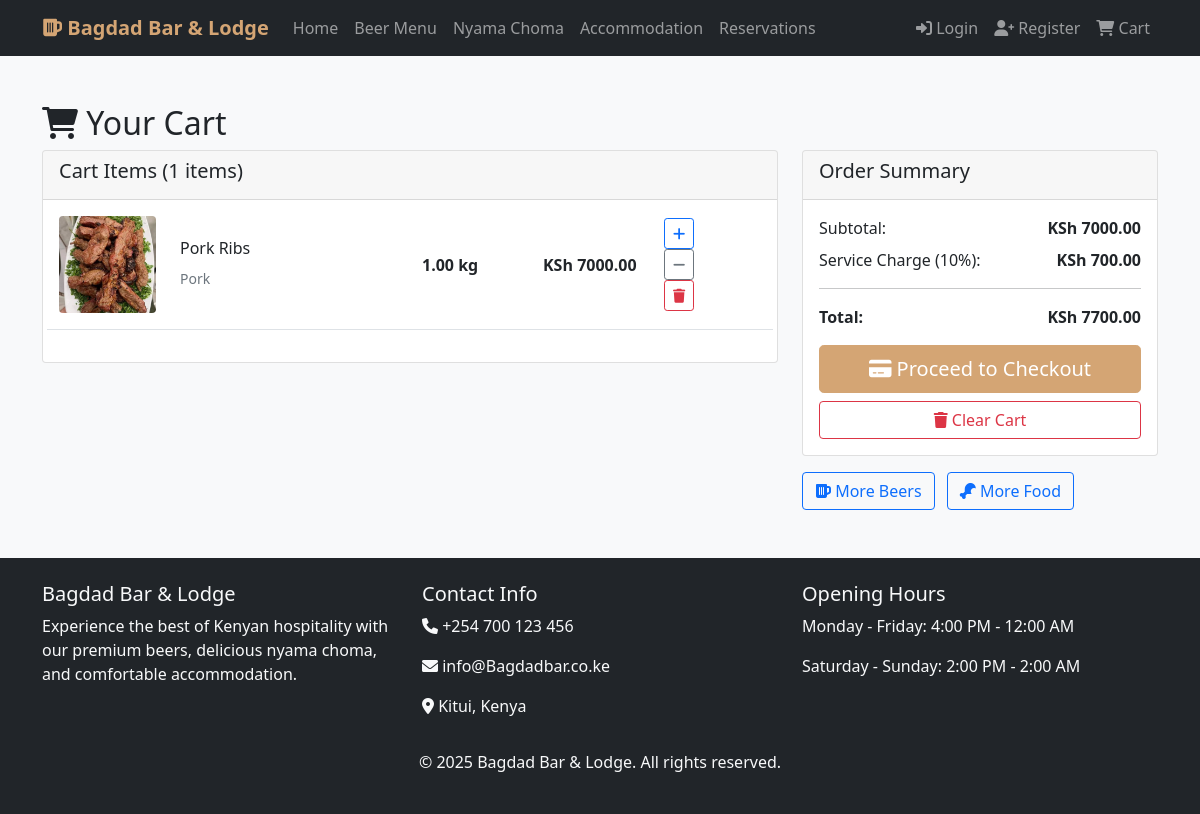
Before: /orders/cart/ with the older database file.
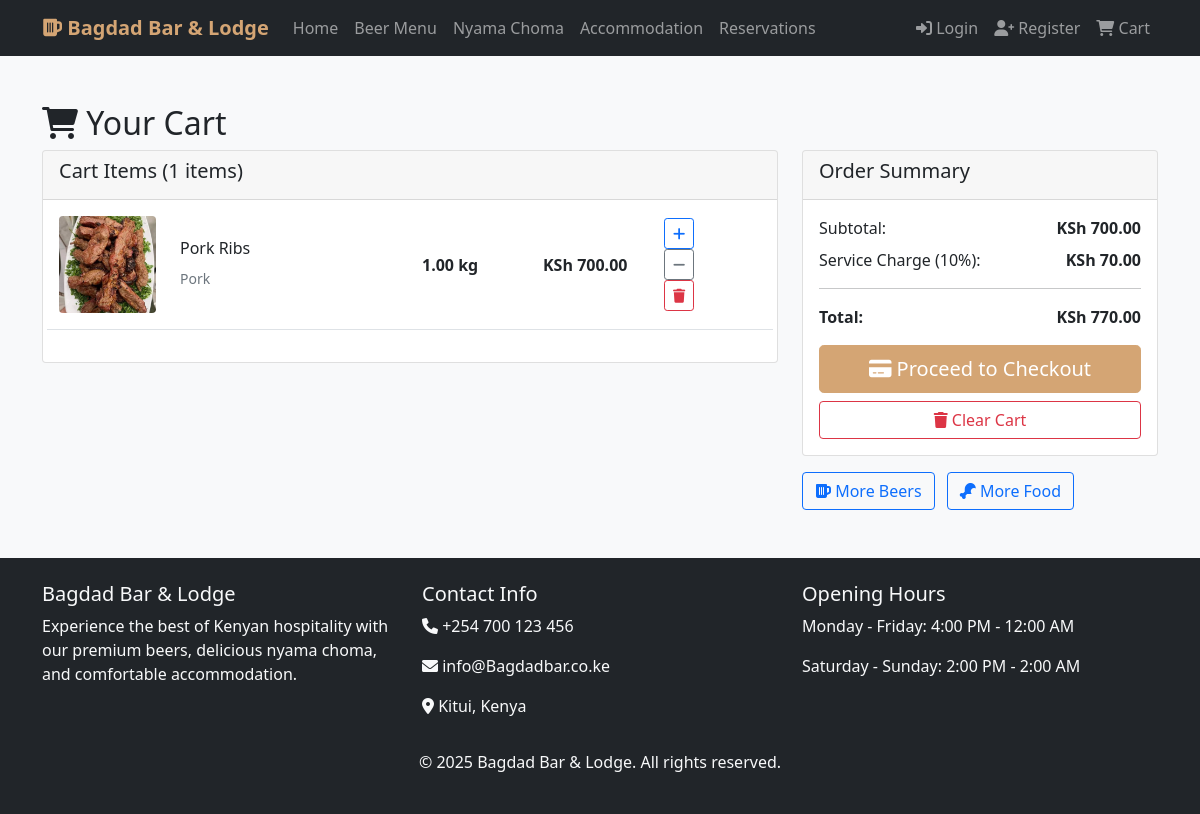
After: the same page with the newer database file.
### orders/models.py (models this page shows, shortened)
class CartItem(models.Model):
    cart = models.ForeignKey(Cart, related_name='items', on_delete=models.CASCADE)
    beer = models.ForeignKey(Beer, null=True, blank=True, on_delete=models.CASCADE)
    nyama_choma = models.ForeignKey(NyamaChoma, null=True, blank=True, on_delete=models.CASCADE)
    quantity = models.IntegerField(default=1)
    weight_kg = models.DecimalField(max_digits=5, decimal_places=2, null=True, blank=True)
    notes = models.TextField(blank=True)
    created_at = models.DateTimeField(auto_now_add=True)
    def get_item_name(self):
        if self.beer:
            return f"{self.beer.brand} {self.beer.name}"
        elif self.nyama_choma:
            return self.nyama_choma.name
        return "Unknown Item"
    def get_total_price(self):
        if self.beer:
            return self.beer.price * self.quantity
        elif self.nyama_choma:
            return self.nyama_choma.price_per_kg * (self.weight_kg or Decimal('0'))
        return Decimal('0')

### bar_app/models.py (models this page shows, shortened)
class NyamaChoma(models.Model):
    MEAT_TYPES = [
        ('beef', 'Beef'),
        ('goat', 'Goat'),
        ('chicken', 'Chicken'),
        ('pork', 'Pork'),
        ('fish', 'Fish'),
        ('mutton', 'Mutton'),
    ]
    name = models.CharField(max_length=100)
    meat_type = models.CharField(max_length=20, choices=MEAT_TYPES)
    price_per_kg = models.DecimalField(max_digits=8, decimal_places=2)
    description = models.TextField()
    image = models.ImageField(upload_to='nyama_choma/', blank=True)
    available = models.BooleanField(default=True)
    spice_level = models.IntegerField(choices=[(i, i) for i in range(1, 6)], default=3)
    class Meta:
        ordering = ['name']

### orders/views.py (the view)
# urls.py: path('cart/', views.view_cart, name='view_cart'),
def view_cart(request):
    cart = get_or_create_cart(request)
    cart_items = cart.items.all()
    subtotal = cart.get_total_price()
    service_charge = subtotal * Decimal('0.1')  # 10% service charge using Decimal
    total_price = subtotal + service_charge
    context = {
        'cart': cart,
        'cart_items': cart_items,
        'subtotal': subtotal,
        'service_charge': service_charge,
        'total_price': total_price,
        'total_items': cart.get_total_items(),
    }
    return render(request, 'orders/cart.html', context)

### orders/models.py (called while the page is built)
    def get_total_price(self):
        total = Decimal('0')
        for item in self.items.all():
            total += item.get_total_price()
        return total

    def get_total_items(self):
        return sum(item.quantity for item in self.items.all())

### orders/views.py (called while the page is built)
def get_or_create_cart(request):
    if request.user.is_authenticated:
        cart, created = Cart.objects.get_or_create(user=request.user)
    else:
        if not request.session.session_key:
            request.session.create()
        cart, created = Cart.objects.get_or_create(session_key=request.session.session_key)
    return cart

### templates/orders/cart.html (shortened to what the changed rows need)
{% extends 'base.html' %}
{% block content %}
<div class="container my-5">
    <h2><i class="fas fa-shopping-cart"></i> Your Cart</h2>
    {% if cart_items %}
        <div class="row">
            <div class="col-md-8">
                <div class="card">
                    <div class="card-header">
                        <h5>Cart Items ({{ total_items }} items)</h5>
                    </div>
                    <div class="card-body">
                        {% for item in cart_items %}
                        <div class="row align-items-center mb-3 pb-3 border-bottom">
                            <div class="col-md-2">
                                {% if item.beer and item.beer.image %}
                                    <img src="{{ item.beer.image.url }}" class="img-fluid rounded" alt="{{ item.get_item_name }}">
                                {% elif item.nyama_choma and item.nyama_choma.image %}
                                    <img src="{{ item.nyama_choma.image.url }}" class="img-fluid rounded" alt="{{ item.get_item_name }}">
                                {% else %}
                                    <div class="bg-light rounded d-flex align-items-center justify-content-center" style="height: 60px;">
                                        <i class="fas fa-{% if item.beer %}beer{% else %}drumstick-bite{% endif %} fa-2x text-muted"></i>
                                    </div>
                                {% endif %}
                            </div>
                            <div class="col-md-4">
                                <h6>{{ item.get_item_name }}</h6>
                                {% if item.beer %}
                                    <small class="text-muted">{{ item.beer.get_beer_type_display }} • {{ item.beer.alcohol_content }}% ABV</small>
                                {% elif item.nyama_choma %}
                                    <small class="text-muted">{{ item.nyama_choma.get_meat_type_display }}</small>
                                {% endif %}
                            </div>
                            <div class="col-md-2">
                                {% if item.beer %}
                                    <strong>{{ item.quantity }} pcs</strong>
                                {% elif item.nyama_choma %}
                                    <strong>{{ item.weight_kg }} kg</strong>
                                {% endif %}
                            </div>
                            <div class="col-md-2">
                                <strong>KSh {{ item.get_total_price|floatformat:2 }}</strong>
                            </div>
                            <div class="col-md-2">
                                <div class="btn-group-vertical btn-group-sm">
                                    <form method="post" action="{% url 'orders:update_cart_item' item.id %}" class="d-inline">
                                        <button type="submit" class="btn btn-outline-primary btn-sm">
                                            <i class="fas fa-plus"></i>
                                        </button>
                                    </form>
                                    <form method="post" action="{% url 'orders:update_cart_item' item.id %}" class="d-inline">
                                        <button type="submit" class="btn btn-outline-secondary btn-sm">
                                            <i class="fas fa-minus"></i>
                                        </button>
                                    </form>
                                    <form method="post" action="{% url 'orders:update_cart_item' item.id %}" class="d-inline">
                                        <button type="submit" class="btn btn-outline-danger btn-sm" onclick="return confirm('Remove this item?')">
                                            <i class="fas fa-trash"></i>
                                        </button>
                                    </form>
                                </div>
                            </div>
                        </div>
                        {% endfor %}
                    </div>
                </div>
            </div>
            <div class="col-md-4">
                <div class="card">
                    <div class="card-header">
                        <h5>Order Summary</h5>
                    </div>
                    <div class="card-body">
                        <div class="d-flex justify-content-between mb-2">
                            <span>Subtotal:</span>
                            <strong>KSh {{ subtotal|floatformat:2 }}</strong>
                        </div>
                        <div class="d-flex justify-content-between mb-2">
                            <span>Service Charge (10%):</span>
                            <strong>KSh {{ service_charge|floatformat:2 }}</strong>
                        </div>
                        <hr>
                        <div class="d-flex justify-content-between mb-3">
                            <strong>Total:</strong>
                            <strong>KSh {{ total_price|floatformat:2 }}</strong>
                        </div>
                        <div class="d-grid gap-2">
                            <a href="{% url 'orders:checkout' %}" class="btn btn-primary btn-lg">
                                <i class="fas fa-credit-card"></i> Proceed to Checkout
                            </a>
                            <a href="{% url 'orders:clear_cart' %}" class="btn btn-outline-danger" onclick="return confirm('Clear entire cart?')">
                                <i class="fas fa-trash"></i> Clear Cart
                            </a>
                        </div>
                    </div>
                </div>
                <div class="mt-3">
                    <a href="{% url 'bar_app:beer_menu' %}" class="btn btn-outline-primary me-2">
                        <i class="fas fa-beer"></i> More Beers
                    </a>
                    <a href="{% url 'bar_app:nyama_menu' %}" class="btn btn-outline-primary">
                        <i class="fas fa-drumstick-bite"></i> More Food
                    </a>
                </div>
            </div>
        </div>
    {% endif %}
</div>
{% endblock %}

Changed rows visible on the page:
changed through a linked row, CartItem "Pork Ribs": get_total_price "7000.00" → "700.00"
Other visible differences:
{{ subtotal|floatformat:2 }}: "7000.00" → "700.00"
{{ service_charge|floatformat:2 }}: "700.00" → "70.00"
{{ total_price|floatformat:2 }}: "7700.00" → "770.00"
